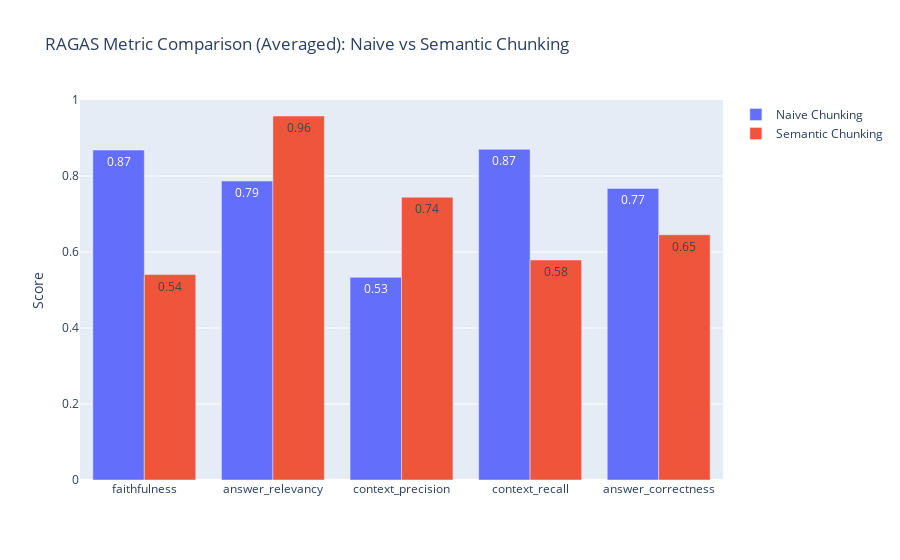

The notebook cell this image was saved under:
### Markdown cell above
## **Step 5: Comparison between Naive Chunking and Semantic Chunking**

### Code cell
import plotly.graph_objects as go

# Convert RAGAS reports to DataFrames
naive_scores_df = baseline_ragas_report.to_pandas()
semantic_scores_df = semantic_chunk_ragas_report.to_pandas()

# Metrics to include
selected_metrics = [
    "faithfulness",
    "answer_relevancy",
    "context_precision",
    "context_recall",
    "answer_correctness"
]

# Compute average scores for each metric
naive_values = naive_scores_df[selected_metrics].mean().tolist()
semantic_values = semantic_scores_df[selected_metrics].mean().tolist()

# Create grouped bar chart with values displayed
fig = go.Figure(data=[
    go.Bar(
        name='Naive Chunking',
        x=selected_metrics,
        y=naive_values,
        text=[f"{v:.2f}" for v in naive_values],
        textposition="auto"
    ),
    go.Bar(
        name='Semantic Chunking',
        x=selected_metrics,
        y=semantic_values,
        text=[f"{v:.2f}" for v in semantic_values],
        textposition="auto"
    )
])

fig.update_layout(
    title='RAGAS Metric Comparison (Averaged): Naive vs Semantic Chunking',
    yaxis=dict(title='Score', range=[0, 1]),
    barmode='group'
)

fig.show()

### Figure 1 — Plotly figure (JSON) as saved in the notebook; plotly's stock layout.template omitted (floating-point values rounded to 4 significant figures)
{"data": [{"name": "Naive Chunking", "text": ["0.87", "0.79", "0.53", "0.87", "0.77"], "textposition": "auto", "type": "bar", "x": ["faithfulness", "answer_relevancy", "context_precision", "context_recall", "answer_correctness"], "y": [0.8681, 0.7868, 0.5333, 0.8701, 0.7673]}, {"name": "Semantic Chunking", "text": ["0.54", "0.96", "0.74", "0.58", "0.65"], "textposition": "auto", "type": "bar", "x": ["faithfulness", "answer_relevancy", "context_precision", "context_recall", "answer_correctness"], "y": [0.5406, 0.9578, 0.7441, 0.579, 0.6453]}], "layout": {"barmode": "group", "title": {"text": "RAGAS Metric Comparison (Averaged): Naive vs Semantic Chunking"}, "yaxis": {"range": [0, 1], "title": {"text": "Score"}}}}
